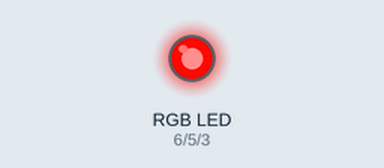
A sketch run on a simulated Arduino Uno, built with avr-gcc and run on an emulated ATmega328P. On the bench: an RGB LED mixed from three pins (HIGH = lit). Dim RGB values are drawn brighter than linear.

Above: at 0.15 s.
At 5.85 s:
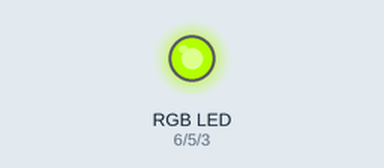
At 10.06 s:
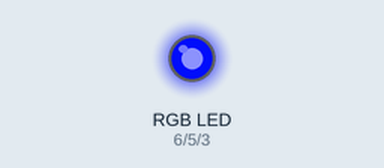
At 19.82 s:
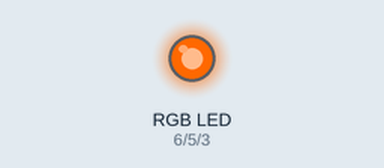
At 29.75 s:
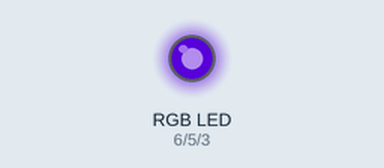
At 39.77 s:
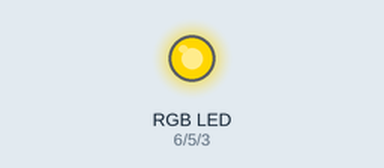
Timing chart, 0 to 40.0 s (numbered marks = the images above):
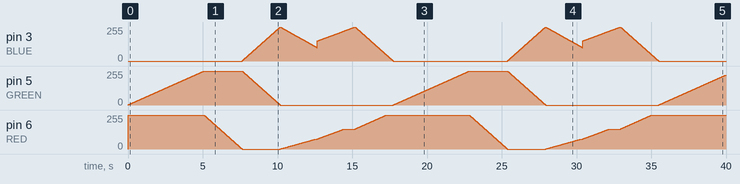

The sketch:

RGB_LED_RAINBOW_FADE.ino
```cpp
/**
  RGB LED RAINBOW FADE FOR ARDUINO
  2018.8.15
  Author: Trey Gilliland
  Version: 1.0
  Components:
    (1x Arduino Uno or similar compatible board)
    (4x Male-Male Jumper Wire)
    (1x RGB LED)
    (3x 220 ohm resistors)

    Pins defined below, be sure to plug jumpers into correct pin slots on UNO
    Colors based on RGB rainbow chart
**/

// Define Pins
#define BLUE 3 //Blue Wire in 3~ slot
#define GREEN 5 //Green Wire in 5~ slot
#define RED 6 //Red Wire in 6~ slot

void setup()
{
  //setup LEDs for output
  pinMode(RED, OUTPUT);
  pinMode(GREEN, OUTPUT);
  pinMode(BLUE, OUTPUT);
  //Turn red on, low voltage for blue and green
  digitalWrite(RED, HIGH);
  digitalWrite(GREEN, LOW);
  digitalWrite(BLUE, LOW);
}

// define color RBG value variables and time between color changes (ms)
int redValue;
int greenValue;
int blueValue;
int delayTime;

// main loop
void loop()
{
  delayTime = 20; // fading time between colors

  redValue = 255; //Starting color values
  greenValue = 0;
  blueValue = 0;

  analogWrite(RED, redValue);
  analogWrite(BLUE, blueValue);
  analogWrite(GREEN, greenValue);

  for (int i = 0; i < 127; i += 1) // Fade to orange (255,127,0)
  {
    greenValue += 1;
    analogWrite(GREEN, greenValue);
    delay(delayTime);
  }

  redValue = 255;
  greenValue = 127;
  blueValue = 0;
  delayTime = 20;

  for (int i = 0; i < 127; i += 1) // Fade to yellow (255,255,0)
  {
    greenValue += 1;
    analogWrite(GREEN, greenValue);
    delay(delayTime);
  }

  redValue = 255;
  greenValue = 255;
  blueValue = 0;
  delayTime = 10;

  for (int i = 0; i < 255; i += 1) // Fade to green (0,255,0)
  {
    redValue -= 1;
    analogWrite(RED, redValue);
    delay(delayTime);
  }

  redValue = 0;
  greenValue = 255;
  blueValue = 0;

  for (int i = 0; i < 255; i += 1) // Fade to blue (0,0,255)
  {
    greenValue -= 1;
    blueValue += 1;
    analogWrite(GREEN, greenValue);
    analogWrite(BLUE, blueValue);
    delay(delayTime);
  }

  redValue = 0;
  greenValue = 0;
  blueValue = 255;
  delayTime = 16;

  for (int i = 0; i < 155; i += 1) // Fade to indigo (75,0,150)
  {
    if (i % 2 == 0 && redValue < 75) {
      redValue += 1;
      analogWrite(RED, redValue);
    }
    blueValue -= 1;
    analogWrite(BLUE, blueValue);
    delay(delayTime);
  }

  redValue = 75;
  greenValue = 0;
  blueValue = 150;
  delayTime = 24;

  for (int i = 0; i < 105; i += 1) // Fade to violet (150,0,255)
  {
    if (redValue < 150) {
      redValue += 1;
      analogWrite(RED, redValue);
    }
    blueValue += 1;
    analogWrite(BLUE, blueValue);
    delay(delayTime);
  }

  redValue = 150;
  greenValue = 0;
  blueValue = 255;
  delayTime = 10;

  for (int i = 0; i < 255; i += 1) // Fade to red (255,0,0)
  {
    if (i % 2 == 0 && redValue < 255) {
      redValue += 1;
      analogWrite(RED, redValue);
    }
    blueValue -= 1;
    analogWrite(BLUE, blueValue);
    delay(delayTime);
  }

}
```
